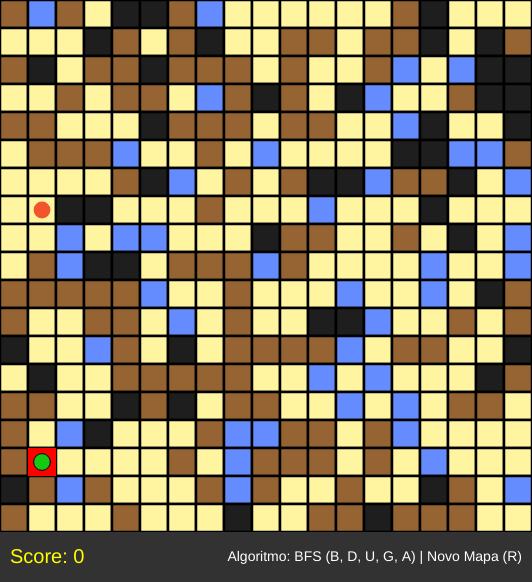
Frame 1 (no input)
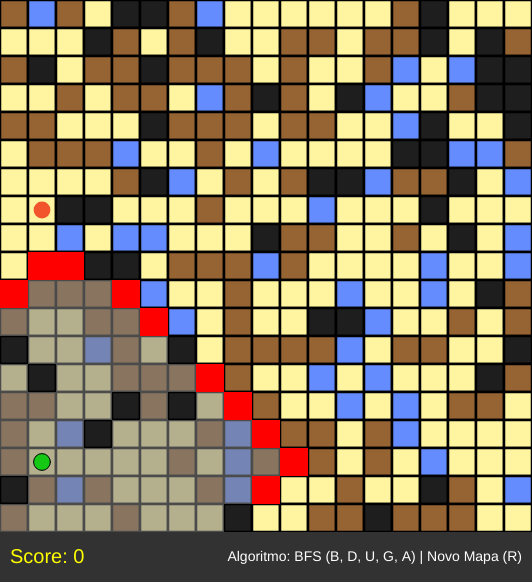
Frame 60 (no input)
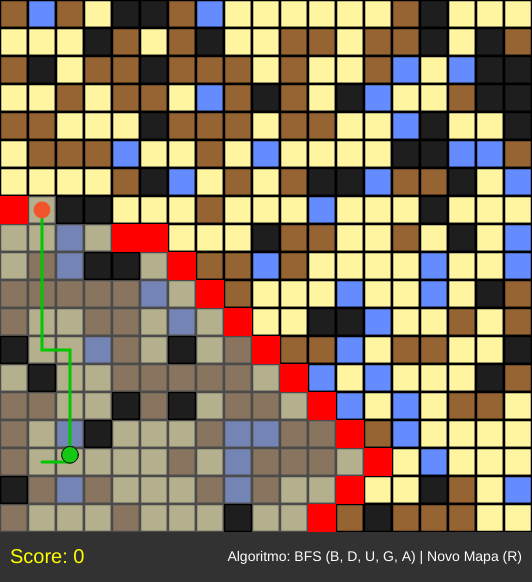
Frame 120 (the mouse pressed at the canvas centre since frame 60)

The p5.js sketch that drew these frames (run headless with seeded random() and noise() and a simulated clock; from frame 60 on, the mouse is pressed at the canvas centre):

// p5.js sketch
// ── sketch.js
// Busca em grid + movimento do agente seguindo o caminho
// Teclas: B = BFS, D = DFS, U = Custo Uniforme, G = Gulosa, A = A*, R = novo mapa

let grid = [];
let fronteira = [];
let path = [];

let jaVisitados;
let agent;
let foodCell;

let searchType = "BFS";
let searching = false;
let finished = false;
let score = 0;

function setup() {
  createCanvas(cols * cellSize, rows * cellSize + hudHeight);
  newMap();
}

function draw() {
  background(220);

  let gridHeight = rows * cellSize;

  // Fundo da área da grade
  push();
  fill(255);
  noStroke();
  rect(0, 0, width, gridHeight);
  pop();

  drawGrid();

  // Desenha os nós visitados (cor cinza)
  if (searchType === "Custo Uniforme" || searchType === "Astar") {
    for (let cell of jaVisitados.keys()) {
      fill(128, 128, 128, 150);
      noStroke();
      rect(cell.i * cellSize, cell.j * cellSize, cellSize, cellSize);
    }
  } else {
    for (let node of jaVisitados) {
      fill(128, 128, 128, 150);
      noStroke();
      rect(node.i * cellSize, node.j * cellSize, cellSize, cellSize);
    }
  }

  // Desenha a fronteira (cor vermelha)
  for (let node of fronteira) {
    let cell;
    if (searchType === "Custo Uniforme" || searchType === "Astar") {
      cell = node.cell;
    } else {
      cell = node;
    }
    fill(255, 0, 0);
    noStroke();
    rect(cell.i * cellSize, cell.j * cellSize, cellSize, cellSize);
  }

  // Desenha o caminho final (se houver)
  if (path.length > 0) {
    noFill();
    stroke(0, 200, 0);
    strokeWeight(3);
    beginShape();
    for (let node of path) {
      vertex(
        node.i * cellSize + cellSize / 2,
        node.j * cellSize + cellSize / 2
      );
    }
    endShape();
    strokeWeight(1);
  }

  // Anima a busca (um passo por frame enquanto não finalizado)
  if (!finished && searching) {
    if (searchType === "BFS") bfsStep();
    else if (searchType === "DFS") dfsStep();
    else if (searchType === "Custo Uniforme") custoUniformeStep();
    else if (searchType === "Gulosa") gulosaStep();
    else if (searchType === "Astar") Astar();
  }

  // Atualiza e desenha o agente
  agent.update();
  agent.show();

  // Desenha a comida
  push();
  noStroke();
  fill(242, 85, 44);
  circle(
    foodCell.i * cellSize + cellSize / 2,
    foodCell.j * cellSize + cellSize / 2,
    cellSize * 0.6
  );
  pop();

  push();
  let hudY = gridHeight;

  // Fundo do HUD
  fill(50);
  noStroke();
  rect(0, hudY, width, hudHeight);

  // Texto do HUD
  fill(255, 255, 0); // Cor amarela brilhante para o Score
  textSize(20);
  textAlign(LEFT, CENTER);
  text(`Score: ${score}`, 10, hudY + hudHeight / 2);

  fill(255); // Cor branca para o Algoritmo/Instruções
  textSize(14);
  textAlign(RIGHT, CENTER);
  text(
    `Algoritmo: ${searchType} (B, D, U, G, A) | Novo Mapa (R)`,
    width - 10,
    hudY + hudHeight / 2
  );

  pop();

  // A mensagem de "Sem caminho" deve ser ajustada para a área da grade
  if (finished && path.length === 0 && !agent.moving) {
    fill(0);
    textSize(16);
    textAlign(CENTER, CENTER);
    text(
      "Sem caminho até a comida. Pressione R para gerar novo mapa.",
      width / 2,
      gridHeight - 20
    );
  }

  if (
    finished &&
    path.length > 0 &&
    !agent.moving &&
    !agent.followingPathOnce
  ) {
    agent.followPath(path);
  }
}

// ── Agent.js
class Agent {
  constructor(cell) {
    this.cell = cell;
    this.pos = createVector(
      cell.i * cellSize + cellSize / 2,
      cell.j * cellSize + cellSize / 2
    );
    this.pathCells = [];
    this.pathIndex = 0;
    this.moving = false;
    this.followingPathOnce = false;
    this.baseSpeed = 4.0;
  }

  followPath(cells) {
    this.pathCells = cells.slice();
    this.pathIndex = 1;
    this.moving = this.pathCells.length > 1;
    this.followingPathOnce = true;
  }

  update() {
    if (!this.moving) return;

    if (this.pathIndex >= this.pathCells.length) {
      this.moving = false;
      return;
    }

    let targetCell = this.pathCells[this.pathIndex];
    let targetPos = createVector(
      targetCell.i * cellSize + cellSize / 2,
      targetCell.j * cellSize + cellSize / 2
    );

    let targetCost = costMap[targetCell.type];
    let speed = this.baseSpeed * (1.0 / targetCost);

    let desired = p5.Vector.sub(targetPos, this.pos);
    let d = desired.mag();

    if (d < 0.6) {
      this.pos = targetPos.copy();
      this.cell = targetCell;
      this.pathIndex++;

      if (this.pathIndex >= this.pathCells.length) {
        this.moving = false;
        this.reachGoal();
      }
    } else {
      desired.normalize();
      desired.mult(speed);
      this.pos.add(desired);
    }
  }

  reachGoal() {
    if (this.cell === foodCell) {
      score++;
      foodCell = randomFreeCellNotEqual(this.cell);
      this.followingPathOnce = false;
      startSearch();
    } else {
      this.followingPathOnce = false;
    }
  }

  show() {
    push();
    translate(this.pos.x, this.pos.y);
    fill(20, 200, 20);
    stroke(0);
    strokeWeight(1);
    circle(0, 0, cellSize * 0.6);
    pop();
  }
}

// ── Cell.js
class Cell {
  constructor(i, j, type) {
    this.i = i;
    this.j = j;
    this.type = type;
    this.parent = null;
  }

  show() {
    if (this.type === 4) fill(30);
    else if (this.type === 1) fill(255, 245, 160);
    else if (this.type === 2) fill(150, 100, 50);
    else if (this.type === 3) fill(100, 140, 255);
    stroke(0);
    strokeWeight(2.5);
    rect(this.i * cellSize, this.j * cellSize, cellSize, cellSize);
  }

  neighbors() {
    let list = [];
    let dirs = [
      [1, 0],
      [-1, 0],
      [0, 1],
      [0, -1],
    ];
    for (let d of dirs) {
      let ni = this.i + d[0];
      let nj = this.j + d[1];
      if (ni >= 0 && ni < cols && nj >= 0 && nj < rows) {
        let neighbor = grid[ni][nj];
        if (neighbor.type !== 4) list.push(neighbor);
      }
    }
    return list;
  }
}

// ── constants.js
const cols = 19;
const rows = 19;
const cellSize = 28;
const hudHeight = 50;

const costMap = {
  1: 1,
  2: 5,
  3: 10,
  4: Infinity,
};

// ── environment.js
function generateGrid() {
  grid = [];
  for (let i = 0; i < cols; i++) {
    grid[i] = [];
    for (let j = 0; j < rows; j++) {
      let r = random();
      let type;
      // probabilidades ajustáveis
      if (r < 0.1) type = 4; // obstáculo 10%
      else if (r < 0.6) type = 1; // areia 50%
      else if (r < 0.9) type = 2; // atoleiro 30%
      else if (r < 1) type = 3; // água 10%
      grid[i][j] = new Cell(i, j, type);
    }
  }
}

function randomFreeCell() {
  let c;
  do {
    let i = floor(random(cols));
    let j = floor(random(rows));
    c = grid[i][j];
  } while (c.type === 4);
  return c;
}

function randomFreeCellNotEqual(otherCell) {
  let c;
  do {
    c = randomFreeCell();
  } while (c === otherCell);
  return c;
}

function resetParents() {
  for (let i = 0; i < cols; i++)
    for (let j = 0; j < rows; j++) grid[i][j].parent = null;
}

function newMap() {
  generateGrid();
  agent = new Agent(randomFreeCell());
  foodCell = randomFreeCellNotEqual(agent.cell);
  startSearch();
}

function drawGrid() {
  for (let i = 0; i < cols; i++) {
    for (let j = 0; j < rows; j++) {
      grid[i][j].show();
    }
  }
}

// ── search.js
function startSearch() {
  resetParents();
  fronteira = [];
  path = [];
  finished = false;
  searching = true;

  if (searchType === "Custo Uniforme") {
    jaVisitados = new Map();
    let startNode = {
      cell: agent.cell,
      cost: 0,
    };
    fronteira.push(startNode);
    jaVisitados.set(agent.cell, 0);
  } else if (searchType === "Astar") {
    jaVisitados = new Map();
    let startNode = {
      cell: agent.cell,
      gCost: 0,
      fCost: manhattanDistance(agent.cell, foodCell),
    };
    fronteira.push(startNode);
    jaVisitados.set(agent.cell, 0);
  } else {
    // Aplica para BFS, DFS e Gulosa
    jaVisitados = [];
    fronteira.push(agent.cell);
  }
}

function bfsStep() {
  if (fronteira.length > 0) {
    let current = fronteira.shift();
    if (!jaVisitados.includes(current)) jaVisitados.push(current);

    if (current === foodCell) {
      finished = true;
      reconstructPath(current);
      searching = false;
      return;
    }

    for (let neighbor of current.neighbors()) {
      if (!jaVisitados.includes(neighbor) && !fronteira.includes(neighbor)) {
        neighbor.parent = current;
        fronteira.push(neighbor);
      }
    }
  } else {
    finished = true;
    searching = false;
  }
}

function dfsStep() {
  if (fronteira.length > 0) {
    let current = fronteira.pop();
    if (!jaVisitados.includes(current)) jaVisitados.push(current);

    if (current === foodCell) {
      finished = true;
      reconstructPath(current);
      searching = false;
      return;
    }

    for (let neighbor of current.neighbors()) {
      if (!jaVisitados.includes(neighbor) && !fronteira.includes(neighbor)) {
        neighbor.parent = current;
        fronteira.push(neighbor);
      }
    }
  } else {
    finished = true;
    searching = false;
  }
}

function gulosaStep() {
  if (fronteira.length > 0) {
    fronteira.sort(
      (a, b) => manhattanDistance(a, foodCell) - manhattanDistance(b, foodCell)
    );
    let current = fronteira.shift();
    if (!jaVisitados.includes(current)) jaVisitados.push(current);

    if (current === foodCell) {
      finished = true;
      reconstructPath(current);
      searching = false;
      return;
    }

    for (let neighbor of current.neighbors()) {
      if (!jaVisitados.includes(neighbor) && !fronteira.includes(neighbor)) {
        neighbor.parent = current;
        fronteira.push(neighbor);
      }
    }
  } else {
    finished = true;
    searching = false;
  }
}

function custoUniformeStep() {
  if (fronteira.length > 0) {
    fronteira.sort((a, b) => a.cost - b.cost);
    let currentItem = fronteira.shift();
    let current = currentItem.cell;
    let currentCost = currentItem.cost;

    if (current === foodCell) {
      finished = true;
      reconstructPath(current);
      searching = false;
      return;
    }

    for (let neighbor of current.neighbors()) {
      let newCost = currentCost + costMap[neighbor.type];

      if (jaVisitados.has(neighbor) && newCost >= jaVisitados.get(neighbor)) {
        continue;
      }

      neighbor.parent = current;
      jaVisitados.set(neighbor, newCost);

      fronteira.push({
        cell: neighbor,
        cost: newCost,
      });
    }
  } else {
    finished = true;
    searching = false;
  }
}

function Astar() {
  if (fronteira.length > 0) {
    fronteira.sort((a, b) => a.fCost - b.fCost);
    let currentItem = fronteira.shift();
    let current = currentItem.cell;

    if (current === foodCell) {
      finished = true;
      reconstructPath(current);
      searching = false;
      return;
    }

    for (let neighbor of current.neighbors()) {
      let newGCost = currentItem.gCost + costMap[neighbor.type];

      if (jaVisitados.has(neighbor) && newGCost >= jaVisitados.get(neighbor)) {
        continue;
      }

      neighbor.parent = current;
      jaVisitados.set(neighbor, newGCost);

      let newFCost = newGCost + 2.5 * manhattanDistance(neighbor, foodCell);

      const state = fronteira.find(
        (item) => item.cell.i === neighbor.i && item.cell.j === neighbor.j
      );

      if (state) {
        state.gCost = newGCost;
        state.fCost = newFCost;
      } else {
        fronteira.push({
          cell: neighbor,
          gCost: newGCost,
          fCost: newFCost,
        });
      }
    }
  } else {
    finished = true;
    searching = false;
  }
}

function manhattanDistance(a, b) {
  return abs(a.i - b.i) + abs(a.j - b.j);
}

function reconstructPath(node) {
  let temp = node;
  let rev = [];
  while (temp) {
    rev.push(temp);
    temp = temp.parent;
  }
  path = rev.reverse();
}

function keyPressed() {
  if (key === "b" || key === "B") {
    searchType = "BFS";
    newMap();
  } else if (key === "d" || key === "D") {
    searchType = "DFS";
    newMap();
  } else if (key === "u" || key === "U") {
    searchType = "Custo Uniforme";
    newMap();
  } else if (key === "g" || key === "G") {
    searchType = "Gulosa";
    newMap();
  } else if (key === "a" || key === "A") {
    searchType = "Astar";
    newMap();
  } else if (key === "r" || key === "R") {
    newMap();
  }
}
